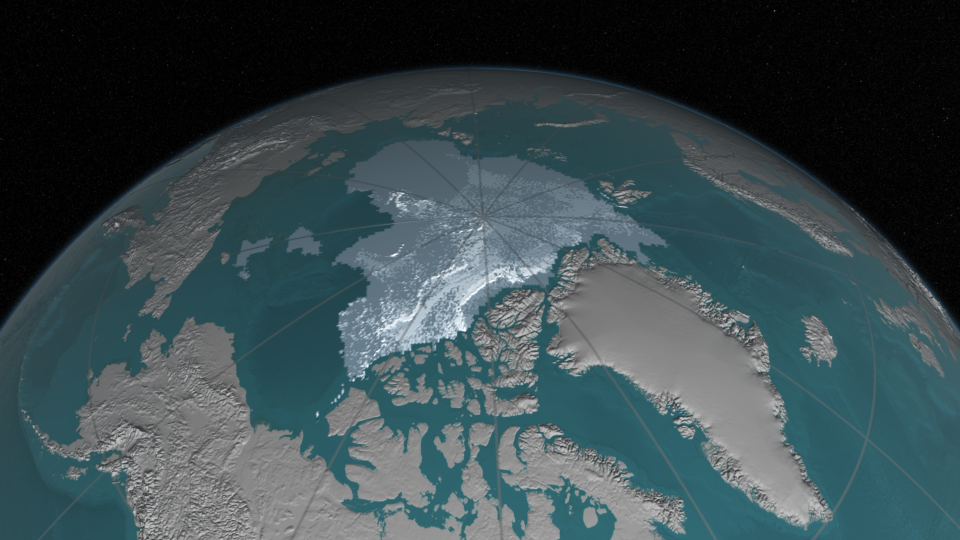
#> input picture .claude/skills/tiktok-science-video/examples/assets/sea-ice.jpg, 1920 x 1080 px, given in place of deck-prewarp.png, which was not available (shown at 1/2 size)
$ python deck_warp.py out
#> lines starting #> are read from the running program, lines starting #| are printed output that depends on the picture
#!/usr/bin/env python3
"""Deck only: round off the V-shaped Earth horizon where the two wrap edges meet (docs/ASSETS.md, "Panoramas").

After quilt.py the deck panorama still has a kink in the Earth horizon at the wrap line. The image is rolled so that
line is in the middle, then inside a centre window (190 px left to 215 px right of the middle):
 - the horizon row of each column is the first row in 740..870 where the blurred blue channel crosses the midpoint
   between space and Earth; the rows are median-filtered over 41 columns, then smoothed (Gaussian sigma 10);
 - the target is a straight line between the mean horizon rows of the 12 columns at each end of the window;
 - each column is shifted vertically by (measured - target), tapered over 15 px at the window's side frames, at full
   strength for rows 760..798 (the corrected horizon and its glow) and ramping to zero at rows 600 and 882, so the row
   map stays monotonic and the bottom frame does not move.
The input is OUT/deck-prewarp.png: the first run copies OUT/deck.png there, so running the script twice does not warp
twice. The output replaces OUT/deck.png.
Needs Python 3 with numpy, Pillow and OpenCV: pip install numpy pillow opencv-python-headless

  python scripts/assets/deck_warp.py OUT [--work DIR]
      OUT is the folder quilt.py wrote deck.png to. --work saves a crop of the result as deck-horizon-warped.png.
"""
import argparse
import shutil
from pathlib import Path

import cv2
import numpy as np
from PIL import Image


def main(argv=None):
    ap = argparse.ArgumentParser(description=__doc__, formatter_class=argparse.RawDescriptionHelpFormatter)
    ap.add_argument("out", type=Path, help="folder holding deck.png (the quilt.py output folder)")
    ap.add_argument("--work", type=Path, default=None, help="folder for a crop of the result (deck-horizon-warped.png)")
    args = ap.parse_args(argv)
    p = args.out / "deck.png"
    pre = args.out / "deck-prewarp.png"
    if not pre.exists():
        shutil.copy(p, pre)
    a = np.asarray(Image.open(pre).convert("RGB")); H, W = a.shape[:2]; c = W // 2
#> in main, a is the input picture: shape (1080, 1920, 3); mean R, G, B 58.5, 74.3, 78.2
#> after `H, W = a.shape[:2]`: H = 1080; W = 1920
#> after `c = W // 2`: c = 960
    r = np.roll(a, c, axis=1)
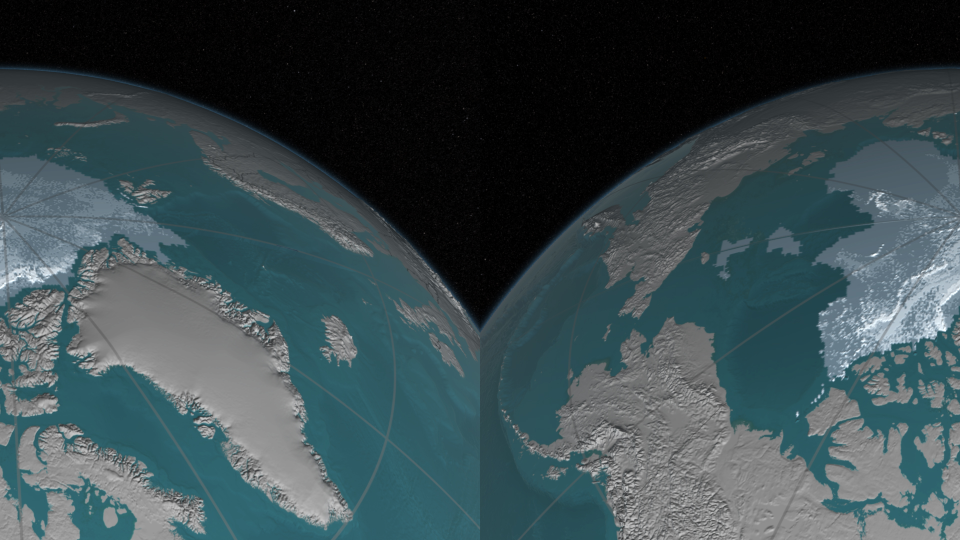
#> r: shape (1080, 1920, 3) (shown at 1/2 size); mean R, G, B 58.5, 74.3, 78.2
    x0, x1 = c - 190, c + 215
#> x0 = 770; x1 = 1175
    b = cv2.GaussianBlur(r[..., 2].astype(np.float32), (0, 0), 4.0)
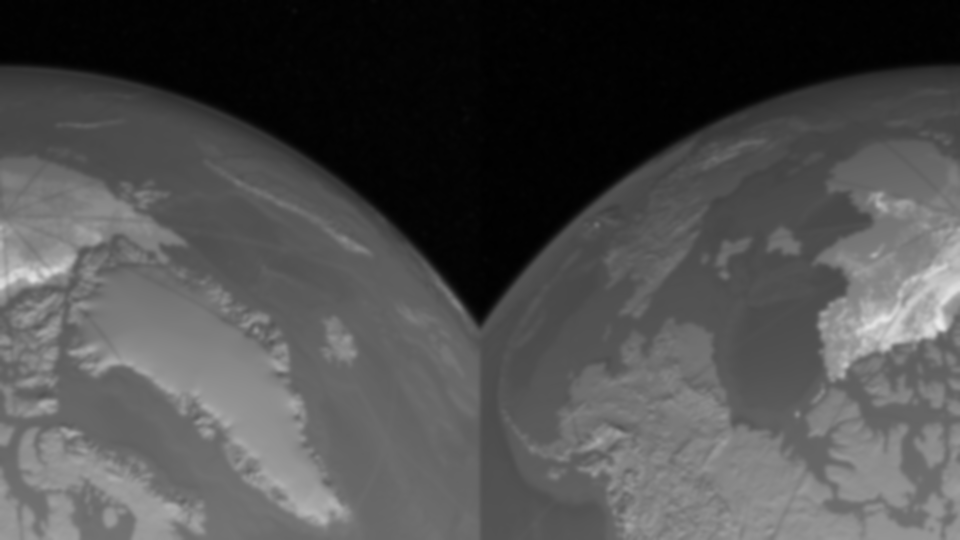
#> b: shape (1080, 1920) float32 (shown at 1/2 size); min 0.818, max 235.6, mean 78.2
    ys = np.arange(740, 870)
    lo, hi = float(np.median(b[700:740, x0:x1])), float(np.median(b[850:870, x0:x1])); thr = (lo + hi) / 2
#> after `lo, hi = (float(np.median(b[700:740, x0:x1])), float(np.median(b[850:8`: lo = 86.09; hi = 100.6
#> after `thr = (lo + hi) / 2`: thr = 93.33
    def first_above(col):
        idx = np.nonzero(col > thr)[0]
#> idx = 130 values from 0 to 129
        return ys[idx[0]] if len(idx) else np.nan
    raw = np.array([first_above(b[ys, x]) for x in range(x0, x1)], np.float32)
    hor = np.array([np.nanmedian(raw[max(0, i - 20):i + 21]) for i in range(len(raw))], np.float32)
    hor = cv2.GaussianBlur(hor.reshape(1, -1), (0, 0), sigmaX=10, borderType=cv2.BORDER_REPLICATE).ravel()  # remove the 1-px staircase
    e0, e1 = float(np.mean(hor[:12])), float(np.mean(hor[-12:]))
#> e0 = 740; e1 = 744.9
    hs = np.linspace(e0, e1, len(hor)).astype(np.float32)   # target: straight line between the window edges
#> hs = 405 values from 740 to 744.9
    dy = np.zeros(W, np.float32); dy[x0:x1] = hor - hs
#> after `dy = np.zeros(W, np.float32)`: dy = 1920 values from 0 to 0
    xx = np.arange(W)
#> xx = 1920 values from 0 to 1919
    t = np.clip(np.minimum(xx - x0, x1 - xx) / 15.0, 0, 1); dy *= t * t * (3 - 2 * t)
    y = np.arange(H, dtype=np.float32)
#> y = 1080 values from 0 to 1079
    w = np.interp(y, [600, 760, 798, 882], [0, 1, 1, 0]).astype(np.float32)
    mapx = np.tile(np.arange(W, dtype=np.float32), (H, 1))
    mapy = y[:, None] + w[:, None] * dy[None, :]
    o = cv2.remap(r, mapx, mapy, cv2.INTER_CUBIC, borderMode=cv2.BORDER_REFLECT)
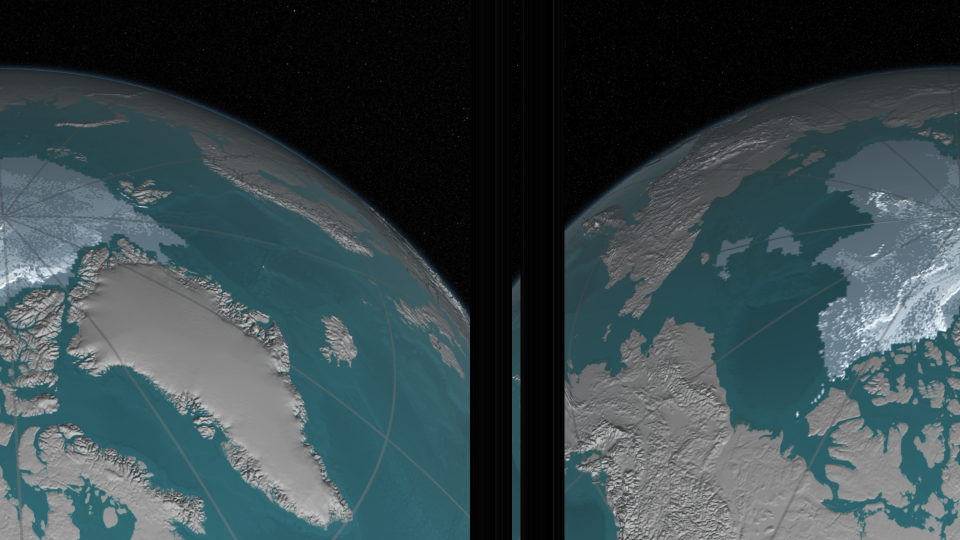
#> o: shape (1080, 1920, 3) (shown at 1/2 size); mean R, G, B 56.5, 71, 74.7
    if args.work is not None:
        args.work.mkdir(parents=True, exist_ok=True)
        Image.fromarray(o[500:900, c - 400:c + 400]).save(args.work / "deck-horizon-warped.png")
    Image.fromarray(np.roll(o, -c, axis=1)).save(p)
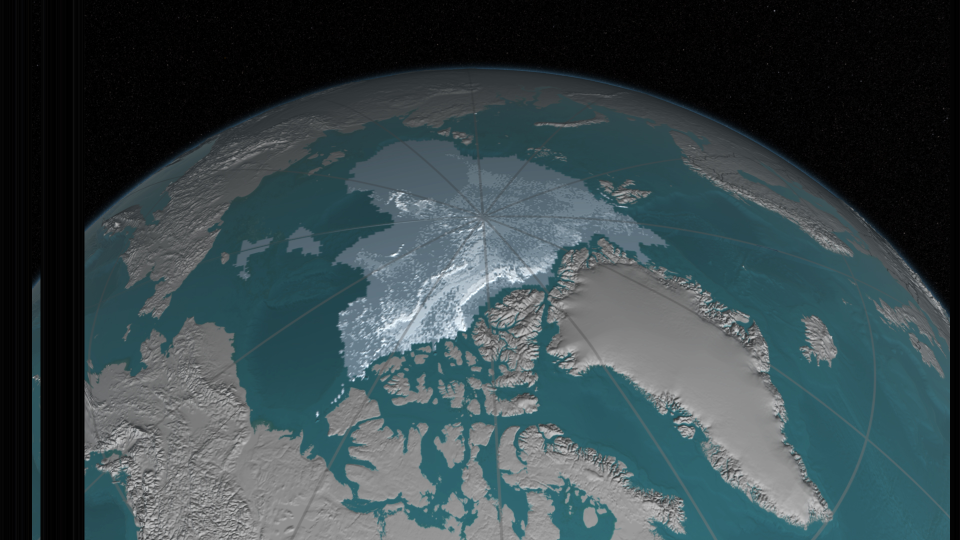
#> saved as deck.png: PIL image 1920x1080 RGB (shown at 1/2 size); mean R, G, B 56.5, 71, 74.7
    print("thr", round(lo), round(hi), "dy", round(float(dy.min()), 1), round(float(dy.max()), 1), "hor", hor[::40].astype(int).tolist())
#| thr 86 101 dy nan nan hor [739, 739, 739, 739, 739, -9223372036854775808, -9223372036854775808, -9223372036854775808, -9223372036854775808, 794, 744]


if __name__ == "__main__":
    main()
